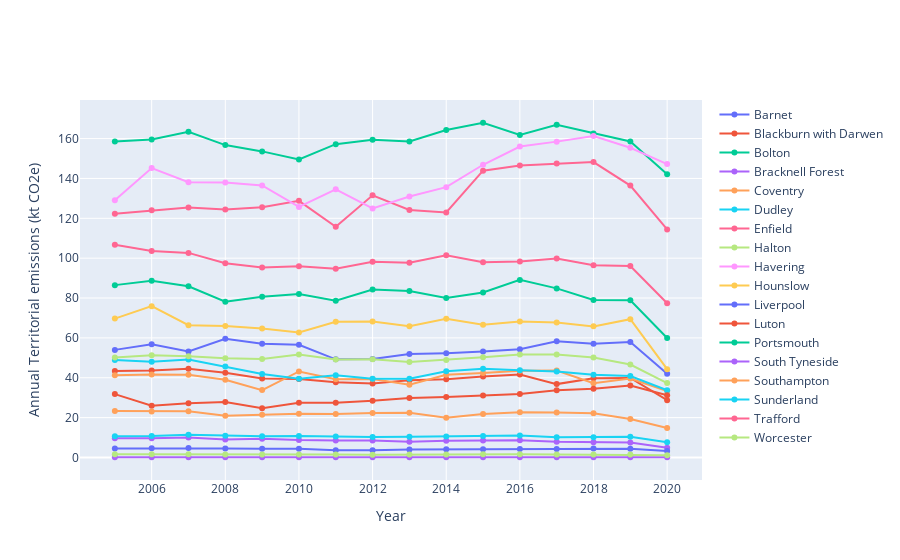

Here is the notebook cell this chart was saved with:
### Markdown cell above
### GHG Emissions

### Code cell
fig = go.Figure()

for i, df in enumerate(df_ghg_list):
    fig = fig.add_trace(go.Scatter(x = df['Calendar Year'], y=df['Annual Territorial emissions (kt CO2e)'], name=df.iloc[0]['Local Authority']))

fig.update_xaxes(title='Year')
fig.update_yaxes(title='Annual Territorial emissions (kt CO2e)')

fig.show()
